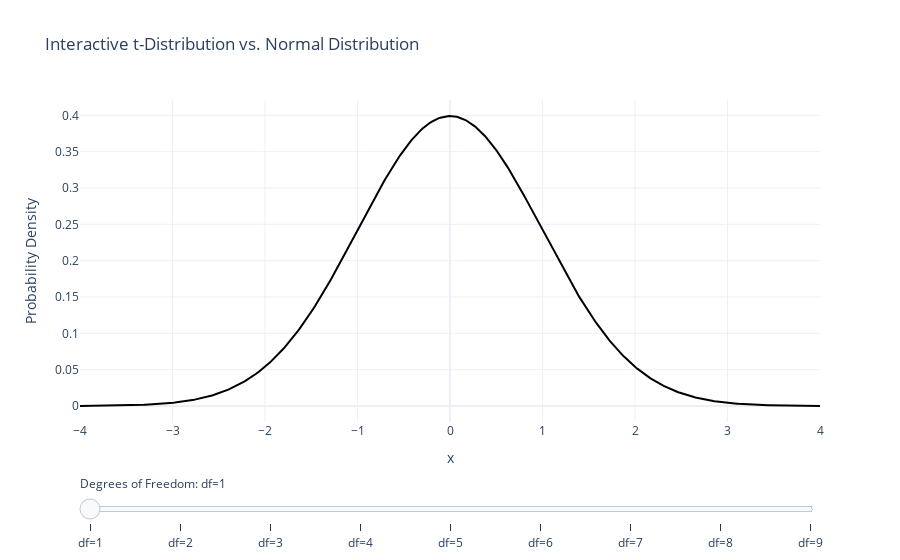

The notebook cell saved with this chart:
### Code cell
fig = go.Figure()

# Add normal distribution (static)
fig.add_trace(go.Scatter(
    x=x, y=normal_y,
    mode='lines',
    name='Normal Distribution',
    line=dict(color='black', width=2)
))

# Add t-distribution traces for multiple dfs (hidden initially)
dfs = list(range(1, 10))
for df in dfs:
    t_y = t.pdf(x, df)
    fig.add_trace(go.Scatter(
        x=x, y=t_y,
        mode='lines',
        name=f't-distribution (df={df})',
        visible=(df == 10),  # Show df=10 by default
        line=dict(width=2)
    ))

# Create slider steps
steps = []
for i, df in enumerate(dfs):
    step = dict(
        method="update",
        args=[{"visible": [True] + [j == i for j in range(len(dfs))]}],
        label=f"df={df}"
    )
    steps.append(step)

# Add slider to layout
fig.update_layout(
    sliders=[dict(
        active=9,
        currentvalue={"prefix": "Degrees of Freedom: "},
        pad={"t": 50},
        steps=steps
    )],
    title="Interactive t-Distribution vs. Normal Distribution",
    xaxis_title="x",
    yaxis_title="Probability Density",
    template="plotly_white"
)

fig.show()

### Figure 1 — Plotly figure (JSON) as saved in the notebook; plotly's stock layout.template omitted (floating-point values rounded to 4 significant figures; data arrays with more than 128 entries replaced by an {"elided": "..."} marker saying what was removed)
{"data": [{"line": {"color": "black", "width": 2}, "mode": "lines", "name": "Normal Distribution", "type": "scatter", "x": {"elided": "500 float values"}, "y": {"elided": "500 float values"}}, {"line": {"width": 2}, "mode": "lines", "name": "t-distribution (df=1)", "type": "scatter", "visible": false, "x": {"elided": "500 float values"}, "y": {"elided": "500 float values"}}, {"line": {"width": 2}, "mode": "lines", "name": "t-distribution (df=2)", "type": "scatter", "visible": false, "x": {"elided": "500 float values"}, "y": {"elided": "500 float values"}}, {"line": {"width": 2}, "mode": "lines", "name": "t-distribution (df=3)", "type": "scatter", "visible": false, "x": {"elided": "500 float values"}, "y": {"elided": "500 float values"}}, {"line": {"width": 2}, "mode": "lines", "name": "t-distribution (df=4)", "type": "scatter", "visible": false, "x": {"elided": "500 float values"}, "y": {"elided": "500 float values"}}, {"line": {"width": 2}, "mode": "lines", "name": "t-distribution (df=5)", "type": "scatter", "visible": false, "x": {"elided": "500 float values"}, "y": {"elided": "500 float values"}}, {"line": {"width": 2}, "mode": "lines", "name": "t-distribution (df=6)", "type": "scatter", "visible": false, "x": {"elided": "500 float values"}, "y": {"elided": "500 float values"}}, {"line": {"width": 2}, "mode": "lines", "name": "t-distribution (df=7)", "type": "scatter", "visible": false, "x": {"elided": "500 float values"}, "y": {"elided": "500 float values"}}, {"line": {"width": 2}, "mode": "lines", "name": "t-distribution (df=8)", "type": "scatter", "visible": false, "x": {"elided": "500 float values"}, "y": {"elided": "500 float values"}}, {"line": {"width": 2}, "mode": "lines", "name": "t-distribution (df=9)", "type": "scatter", "visible": false, "x": {"elided": "500 float values"}, "y": {"elided": "500 float values"}}], "layout": {"sliders": [{"active": 9, "currentvalue": {"prefix": "Degrees of Freedom: "}, "pad": {"t": 50}, "steps": [{"args": [{"visible": [true, true, false, false, false, false, false, false, false, false]}], "label": "df=1", "method": "update"}, {"args": [{"visible": [true, false, true, false, false, false, false, false, false, false]}], "label": "df=2", "method": "update"}, {"args": [{"visible": [true, false, false, true, false, false, false, false, false, false]}], "label": "df=3", "method": "update"}, {"args": [{"visible": [true, false, false, false, true, false, false, false, false, false]}], "label": "df=4", "method": "update"}, {"args": [{"visible": [true, false, false, false, false, true, false, false, false, false]}], "label": "df=5", "method": "update"}, {"args": [{"visible": [true, false, false, false, false, false, true, false, false, false]}], "label": "df=6", "method": "update"}, {"args": [{"visible": [true, false, false, false, false, false, false, true, false, false]}], "label": "df=7", "method": "update"}, {"args": [{"visible": [true, false, false, false, false, false, false, false, true, false]}], "label": "df=8", "method": "update"}, {"args": [{"visible": [true, false, false, false, false, false, false, false, false, true]}], "label": "df=9", "method": "update"}]}], "title": {"text": "Interactive t-Distribution vs. Normal Distribution"}, "xaxis": {"title": {"text": "x"}}, "yaxis": {"title": {"text": "Probability Density"}}}}
